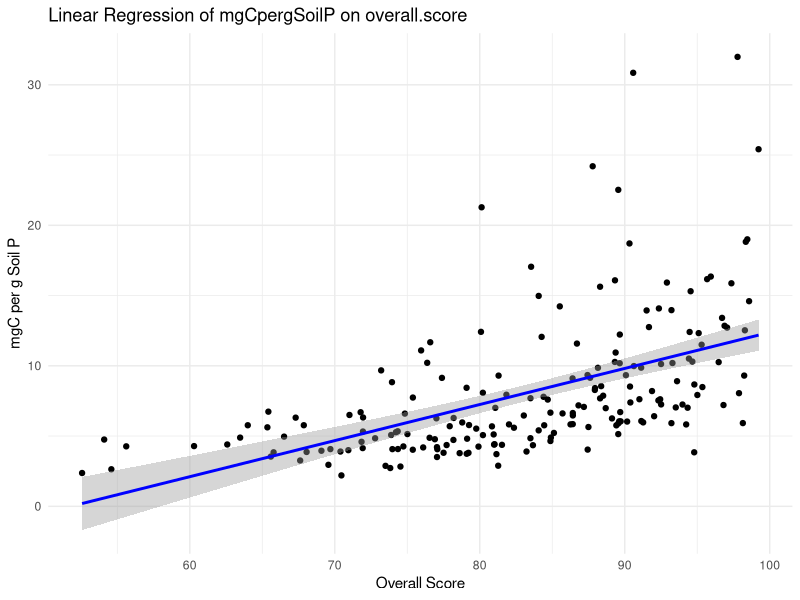
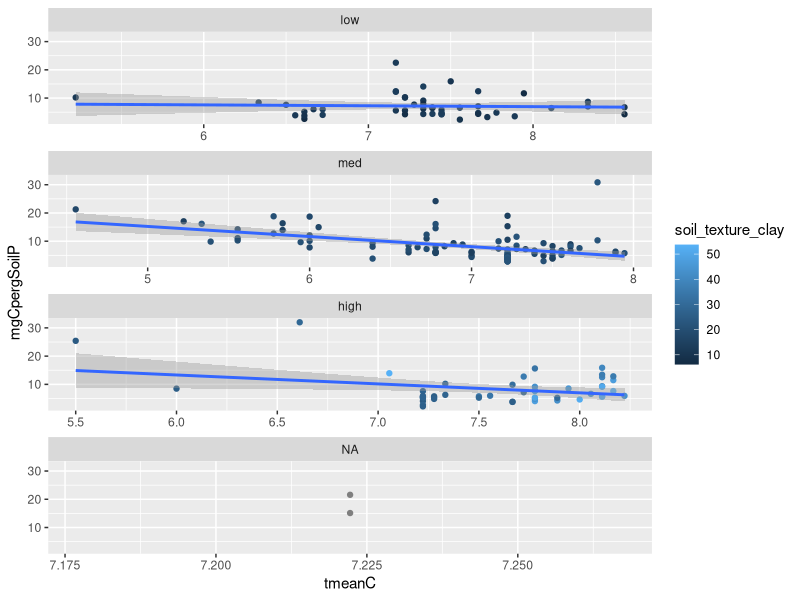
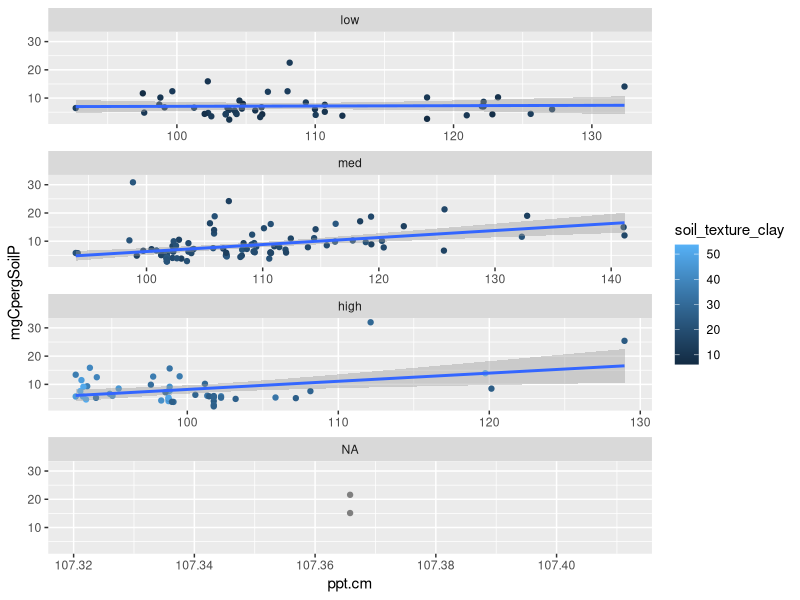
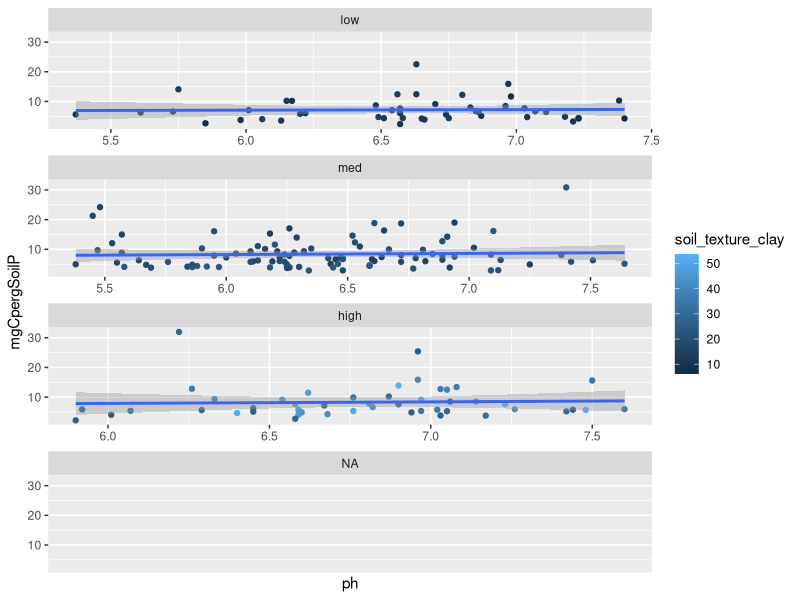
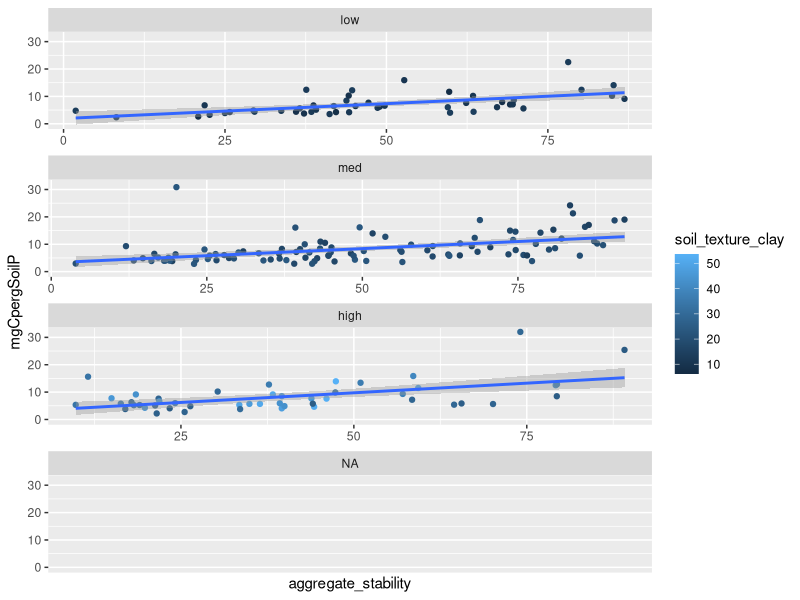
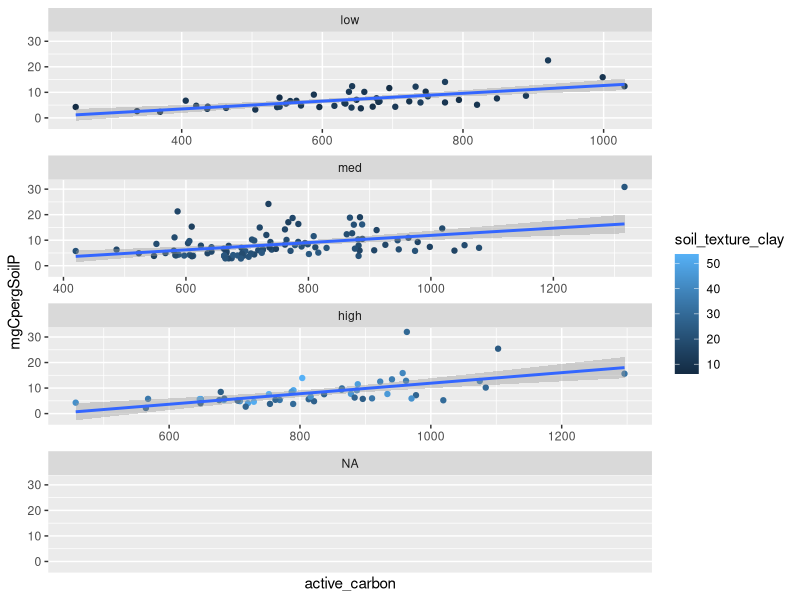
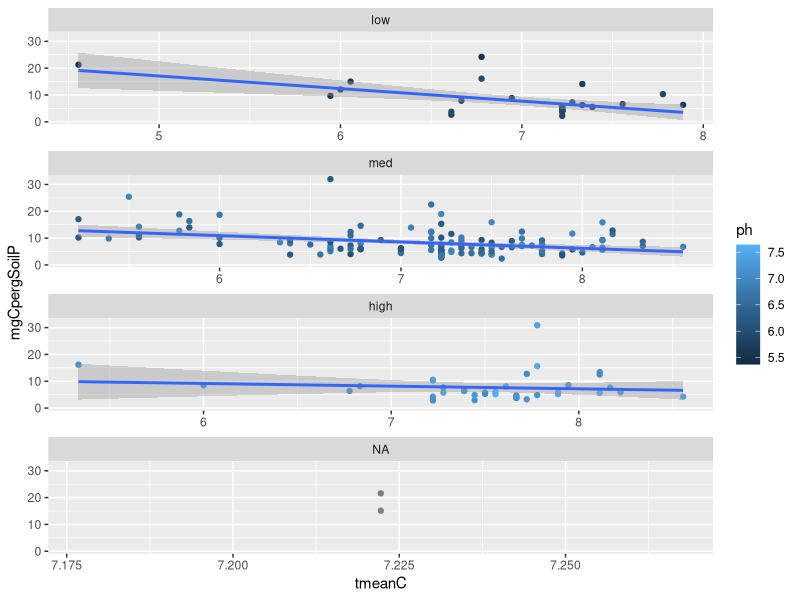
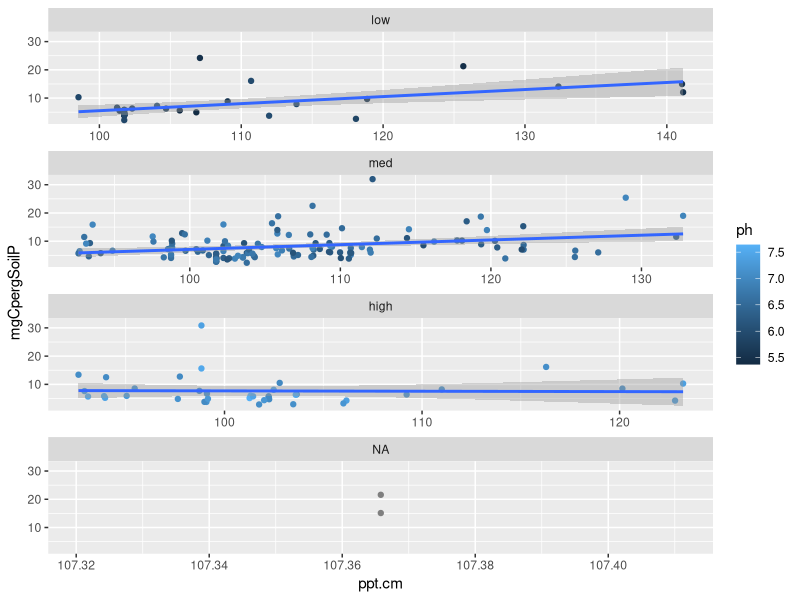

Write R code to recreate these figures, in order. (Note: this script raises an error after producing the figures.)
#Analyzing data and building linear models with mgPOM as response variable

#setwd("/Users/f003833/Documents/GitHub/FracFarmVT") #caitlin
setwd("C:/Users/F004SPC/Documents/GitHub/FracFarmVT") #erin

#load your libraries
library(tidyverse)
library(ggplot2)
library(dplyr)
library(corrplot)
library(emmeans)
library(nlme)
library(ggeffects)

##call in the analytical data
data <- read.csv("data.csv")
View(data)

#soil heath regression

# Perform linear regression
regression_model <- lm(mgCpergSoilP ~ overall.score, data = data)

# Summarize the regression model
summary(regression_model)

# Create a plot with the regression line
ggplot(data, aes(x = overall.score, y = mgCpergSoilP)) +
  geom_point() +
  geom_smooth(method = "lm", col = "blue") +
  labs(title = "Linear Regression of mgCpergSoilP on overall.score",
       x = "Overall Score",
       y = "mgC per g Soil P") +
  theme_minimal()



#view na for ph: Z1, Z2 are truly NA
missing_ph <- subset(data, is.na(ph) | ph == "")
missing_field_codes <- missing_ph$Field_Code
print(missing_field_codes)

missing_mgCpergSoilP <- subset(data, is.na(mgCpergSoilP) | mgCpergSoilP == "")
missing_field_codes <- missing_mgCpergSoilP$Field_Code
print(missing_field_codes)

#First, graphically explore relationships among independent variables to look for interactions


data <- data %>% 
  mutate(claycategory=cut(soil_texture_clay, breaks=c(-Inf, 14, 24, Inf), labels=c("low","med", "high")))

ggplot(data=data, aes(x=tmeanC, y=mgCpergSoilP, col=soil_texture_clay))+ 
  geom_point()+
  geom_smooth(method=lm)+
  facet_wrap(~ claycategory, ncol=1, scales="free_x")

data <- data %>% 
  mutate(claycategory=cut(soil_texture_clay, breaks=c(-Inf, 14, 24, Inf), labels=c("low","med", "high")))

ggplot(data=data, aes(x=ppt.cm, y=mgCpergSoilP, col=soil_texture_clay))+ 
  geom_point()+
  geom_smooth(method=lm)+
  facet_wrap(~ claycategory, ncol=1, scales="free_x")

data <- data %>% 
  mutate(claycategory=cut(soil_texture_clay, breaks=c(-Inf, 14, 24, Inf), labels=c("low","med", "high")))

ggplot(data=data, aes(x=ph, y=mgCpergSoilP, col=soil_texture_clay))+ 
  geom_point()+
  geom_smooth(method=lm)+
  facet_wrap(~ claycategory, ncol=1, scales="free_x")

data <- data %>% 
  mutate(claycategory=cut(soil_texture_clay, breaks=c(-Inf, 14, 24, Inf), labels=c("low","med", "high")))

ggplot(data=data, aes(x=aggregate_stability, y=mgCpergSoilP, col=soil_texture_clay))+ 
  geom_point()+
  geom_smooth(method=lm)+
  facet_wrap(~ claycategory, ncol=1, scales="free_x")

data <- data %>% 
  mutate(claycategory=cut(soil_texture_clay, breaks=c(-Inf, 14, 24, Inf), labels=c("low","med", "high")))

ggplot(data=data, aes(x=active_carbon, y=mgCpergSoilP, col=soil_texture_clay))+ 
  geom_point()+
  geom_smooth(method=lm)+
  facet_wrap(~ claycategory, ncol=1, scales="free_x")

#more interactions with ph
summary(data$ph)

data <- data %>% 
  mutate(phcategory=cut(ph, breaks=c(-Inf,6,7, Inf), labels=c("low","med","high")))

ggplot(data=data, aes(x=tmeanC, y=mgCpergSoilP, col=ph))+ 
  geom_point()+
  geom_smooth(method=lm)+
  facet_wrap(~ phcategory, ncol=1, scales="free_x")

data <- data %>% 
  mutate(phcategory=cut(ph, breaks=c(-Inf,6,7, Inf), labels=c("low","med","high")))

ggplot(data=data, aes(x=ppt.cm, y=mgCpergSoilP, col=ph))+ 
  geom_point()+
  geom_smooth(method=lm)+
  facet_wrap(~ phcategory, ncol=1, scales="free_x")

data <- data %>% 
  mutate(phcategory=cut(ph, breaks=c(-Inf,6,7, Inf), labels=c("low","med","high")))

ggplot(data=data, aes(x=aggregate_stability, y=mgCpergSoilP, col=ph))+ 
  geom_point()+
  geom_smooth(method=lm)+
  facet_wrap(~ phcategory, ncol=1, scales="free_x")

data <- data %>% 
  mutate(phcategory=cut(ph, breaks=c(-Inf,6,7, Inf), labels=c("low","med","high")))

ggplot(data=data, aes(x=soil_texture_clay, y=mgCpergSoilP, col=ph))+ 
  geom_point()+
  geom_smooth(method=lm)+
  facet_wrap(~ phcategory, ncol=1, scales="free_x")

data <- data %>% 
  mutate(phcategory=cut(ph, breaks=c(-Inf,6,7, Inf), labels=c("low","med","high")))

ggplot(data=data, aes(x=active_carbon, y=mgCpergSoilP, col=ph))+ 
  geom_point()+
  geom_smooth(method=lm)+
  facet_wrap(~ phcategory, ncol=1, scales="free_x")

#interactions with ppt

data <- data %>% 
  mutate(pptcategory=cut(ppt.cm, breaks=c(-Inf,101.4, 110.0, Inf), labels=c("low","med","high")))

ggplot(data=data, aes(x=tmeanC, y=mgCpergSoilP, col=ppt.cm))+ 
  geom_point()+
  geom_smooth(method=lm)+
  facet_wrap(~ pptcategory, ncol=1, scales="free_x")


data <- data %>% 
  mutate(pptcategory=cut(ppt.cm, breaks=c(-Inf,101.4, 110.0, Inf), labels=c("low","med","high")))

ggplot(data=data, aes(x=aggregate_stability, y=mgCpergSoilP, col=ppt.cm))+ 
  geom_point()+
  geom_smooth(method=lm)+
  facet_wrap(~ pptcategory, ncol=1, scales="free_x")

summary(data$ppt.cm)
data <- data %>% 
  mutate(pptcategory=cut(ppt.cm, breaks=c(-Inf,101.4, 110.0, Inf), labels=c("low","med","high")))

ggplot(data=data, aes(x=tmeanC, y=mgCpergSoilP, col=ppt.cm))+ 
  geom_point()+
  geom_smooth(method=lm)+
  facet_wrap(~ pptcategory, ncol=1, scales="free_x")


data <- data %>% 
  mutate(pptcategory=cut(ppt.cm, breaks=c(-Inf,101.4, 110.0, Inf), labels=c("low","med","high")))

ggplot(data=data, aes(x=active_carbon, y=mgCpergSoilP, col=ppt.cm))+ 
  geom_point()+
  geom_smooth(method=lm)+
  facet_wrap(~ pptcategory, ncol=1, scales="free_x")

#interactions with aggregate stability
summary(data$aggregate_stability)

data <- data %>% 
  mutate(agStcategory=cut(aggregate_stability, breaks=c(-Inf,29.3, 65.6, Inf), labels=c("low","med","high")))

ggplot(data=data, aes(x=ph, y=mgCpergSoilP, col=aggregate_stability))+ 
  geom_point()+
  geom_smooth(method=lm)+
  facet_wrap(~ agStcategory, ncol=1, scales="free_x")

data <- data %>% 
  mutate(agStcategory=cut(aggregate_stability, breaks=c(-Inf,29.3, 65.6, Inf), labels=c("low","med","high")))

ggplot(data=data, aes(x=ppt.cm, y=mgCpergSoilP, col=aggregate_stability))+ 
  geom_point()+
  geom_smooth(method=lm)+
  facet_wrap(~ agStcategory, ncol=1, scales="free_x")

data <- data %>% 
  mutate(agStcategory=cut(aggregate_stability, breaks=c(-Inf,29.3, 65.6, Inf), labels=c("low","med","high")))

ggplot(data=data, aes(x=tmeanC, y=mgCpergSoilP, col=aggregate_stability))+ 
  geom_point()+
  geom_smooth(method=lm)+
  facet_wrap(~ agStcategory, ncol=1, scales="free_x")

data <- data %>% 
  mutate(agStcategory=cut(aggregate_stability, breaks=c(-Inf,29.3, 65.6, Inf), labels=c("low","med","high")))

ggplot(data=data, aes(x=soil_texture_clay, y=mgCpergSoilP, col=aggregate_stability))+ 
  geom_point()+
  geom_smooth(method=lm)+
  facet_wrap(~ agStcategory, ncol=1, scales="free_x")

data <- data %>% 
  mutate(agStcategory=cut(aggregate_stability, breaks=c(-Inf,29.3, 65.6, Inf), labels=c("low","med","high")))

ggplot(data=data, aes(x=active_carbon, y=mgCpergSoilP, col=aggregate_stability))+ 
  geom_point()+
  geom_smooth(method=lm)+
  facet_wrap(~ agStcategory, ncol=1, scales="free_x")

#tmeanC and active carbon
summary(data$tmeanC)

data <- data %>% 
  mutate(tmeanCcategory=cut(tmeanC, breaks=c(-Inf,6.8, 7.6, Inf), labels=c("low","med","high")))

ggplot(data=data, aes(x=active_carbon, y=mgCpergSoilP, col=tmeanC))+ 
  geom_point()+
  geom_smooth(method=lm)+
  facet_wrap(~ tmeanCcategory, ncol=1, scales="free_x")

#Models
#Correlation plot
cordata <- cor(data[,c("mgCpergSoilP","ph","ppt.cm","tmeanC","aggregate_stability","soil_texture_clay","active_carbon")], use="pairwise.complete.obs", method="pearson")
corrplot(cordata)

##Linear Mixed Model for dependent variable (mgCpergSoilP)
#test without random effect, because only one value per field

m1P=gls(mgCpergSoilP~ppt.cm*tmeanC+soil_texture_clay+
          aggregate_stability+active_carbon+ 
          ph, data=data, na.action=na.exclude, method="ML")
summary(m1P)

m2P=gls(mgCpergSoilP~ppt.cm*tmeanC+soil_texture_clay+
          +aggregate_stability+active_carbon, data=data, na.action=na.exclude, method="ML")
summary(m2P)
anova(m1P, m2P)

m3P=gls(mgCpergSoilP~ppt.cm*tmeanC
           +aggregate_stability+active_carbon 
        , data=data, na.action=na.exclude, method="ML")
summary(m3P)
anova(m2P,m3P)

#check assumptions, distrubution of residuals
#final model should use REML
m3P=gls(mgCpergSoilP~ppt.cm*tmeanC
        +aggregate_stability+active_carbon,
        data=data, na.action=na.exclude, method="REML") 
summary(m3P)

F_Final <- fitted(m3P)
R_Final <- residuals(m3P, type = "pearson", scaled = TRUE)
N = !is.na(data$mgCpergSoilP)
Rfull <- NA
Rfull[N] <- R_Final
op <- par(mfrow = c(2,2), mar = c(5,4,1,1))  
plot(F_Final, R_Final)
hist(Rfull)
plot(Rfull ~ data$aggregate_stability)
plot(Rfull ~ data$soil_texture_clay)
plot(Rfull ~ data$active_carbon)
plot(Rfull ~ data$tmeanC)
plot(Rfull ~ data$ppt.cm)
plot(Rfull ~ data$ph)
par(op)

#partial residuals to test that the relationship is linear
#do these for each of the significant predictors (do green and red lines match?)

op <- par(mfrow = c(2,2), mar = c(5,4,1,1)) #this makes it so all the graphs are plotted in the same window (a 2 x 2 grid)

ppt.cm.c <- summary(m3P)$coefficients[2] #predictor coefficient
ppt.cm.pr <- Rfull + ppt.cm.c*data$ppt.cm  #Residuals + pred coef * predictor value
{scatter.smooth(data$ppt.cm, ppt.cm.pr, 
                lpars = list(col = "green", lwd = 3, lty = 3)) #residual loess
  abline(lm(ppt.cm.c*data$ppt.cm ~ data$ppt.cm), col = "red")} 

soil_texture_clay.c <- summary(m3P)$coefficients[3] #predictor coefficient
soil_texture_clay.pr <- Rfull + soil_texture_clay.c*data$soil_texture_clay  #Residuals + pred coef * predictor value
{scatter.smooth(data$soil_texture_clay, soil_texture_clay.pr, 
                lpars = list(col = "green", lwd = 3, lty = 3)) #residual loess
  abline(lm(soil_texture_clay.c*data$soil_texture_clay ~ data$soil_texture_clay), col = "red")} 

aggregate_stability.c <- summary(m3P)$coefficients[5] #predictor coefficient
aggregate_stability.pr <- Rfull + aggregate_stability.c*data$aggregate_stability  #Residuals + pred coef * predictor value
{scatter.smooth(data$aggregate_stability, aggregate_stability.pr, 
                lpars = list(col = "green", lwd = 3, lty = 3)) #residual loess
  abline(lm(aggregate_stability.c*data$aggregate_stability ~ data$aggregate_stability), col = "red")} 

active_carbon.c <- summary(m3P)$coefficients[6] #predictor coefficient
active_carbon.pr <- Rfull + active_carbon.c*data$active_carbon  #Residuals + pred coef * predictor value
{scatter.smooth(data$active_carbon, active_carbon.pr, 
                lpars = list(col = "green", lwd = 3, lty = 3)) #residual loess
  abline(lm(active_carbon.c*data$active_carbon ~ data$active_carbon), col = "red")} 

par(op)

#Visualize significant relationships

#own_theme below sets ggplot parameters for how plots should look. 
own_theme <- theme_bw(base_size = 11) +
  theme(rect = element_blank(),
        axis.ticks = element_line(color = "black"),
        axis.text = element_text(color = "black"),
        axis.line = element_line(color = "black"),
        panel.grid.minor = element_blank())

#ppt and tmeanC, option 1
summary(data$ppt.cm)
summary(data$tmeanC)

pred_pptC <- ggpredict(m3P, terms = c("ppt.cm", "tmeanC[6.8,7.5]"))
pred_pptC$tmean_group <- pred_pptC$group
levels(pred_pptC$tmean_group) <- c("low (4.5-7.2)",  
                                   "high (7.2-8.6)")
data <- data %>%
  drop_na(tmeanC) %>% 
  dplyr::mutate(tmean_group = cut(tmeanC, breaks = c(4.5,7.2,8.6)))

levels(data$tmean_group) <- c("low (4.5-7.2)",  
                              "high (7.2-8.6)")

mgPOM_pptC <-data %>% 
  ggplot() +
  geom_point(aes(x = ppt.cm, y = mgCpergSoilP, col = tmean_group), #plot your data
             size = 1.5, alpha = 0.5) +
  geom_line(pred_pptC, mapping = aes(x=x, y=predicted, col = tmean_group), #plot the model's prediction (based on linear )
            lwd = 1) +
  own_theme+
  #theme(legend.position = "none") +
  scale_y_continuous(expression("mg C in POM per g soil")) +
  scale_x_continuous(expression("Mean Annual Precipitation (cm)"),
                     label = scales::comma) +
  scale_color_manual(values = c("blue", "red")) # adjust colors if needed

mgPOM_pptC

ggsave("mgPOM_ppt_tmeanC.jpeg", width = 4, height = 3)


#ppt and tmeanC, option 2
summary(data$ppt.cm)
pred_tmeanppt <- ggpredict(m3P, terms = c("tmeanC","ppt.cm[101,110]"))
pred_tmeanppt$ppt_group <- pred_tmeanppt$group
levels(pred_tmeanppt$ppt_group) <- c("low (92-104)",  
                                   "high (104-142)")

data <- data %>%
  drop_na(ppt.cm) %>% 
   dplyr::mutate(ppt_group = cut(ppt.cm, breaks = c(92,104,142)))

 levels(data$ppt_group) <- c("low (92-104)",  
                            "high (104-142)")
 mgPOM_tmeanppt <-data %>% 
   ggplot() +
   geom_point(aes(x = tmeanC, y = mgCpergSoilP, col = ppt_group), #plot your data
              size = 1.5, alpha = 0.5) +
   geom_line(pred_tmeanppt, mapping = aes(x=x, y=predicted, col = ppt_group), #plot the model's prediction (based on linear )
             lwd = 1) +
   own_theme+
   #theme(legend.position = "none") +
   scale_y_continuous(expression("mg C in POM per g soil")) +
   scale_x_continuous(expression("Mean Annual Temperature(C)"),
                      label = scales::comma) +
   scale_color_manual(values = c("blue", "red")) # adjust colors if needed
 
 mgPOM_tmeanppt

#for agg stability 
pred_aggregate_stability <- ggpredict(m3P, terms = c("aggregate_stability"))
mgPOM_aggregate_stability <-data %>% 
  ggplot() +
  geom_point(aes(x = aggregate_stability, y = mgCpergSoilP), #plot your data
             size = 1.5, alpha = 0.5) +
  geom_line(pred_aggregate_stability, mapping = aes(x=x, y=predicted), #plot the model's prediction (based on linear )
            lwd = 1) +
  own_theme+
  theme(legend.position = "none") +
  scale_y_continuous(expression("mg C in POM per g soil"))+
  scale_x_continuous(expression("aggregate stability"),
                     label = scales::comma) 

mgPOM_aggregate_stability
ggsave("mgPOM_aggregate_stability.jpeg", width = 4, height = 3)

#Active Carbon
pred_active_carbon <- ggpredict(m3P, terms = c("active_carbon"))
mgPOM_active_carbon <-data %>% 
  ggplot() +
  geom_point(aes(x = active_carbon, y = mgCpergSoilP), #plot your data
             size = 1.5, alpha = 0.5) +
  geom_line(pred_active_carbon, mapping = aes(x=x, y=predicted), #plot the model's prediction (based on linear )
            lwd = 1) +
  own_theme+
  theme(legend.position = "none") +
  scale_y_continuous(expression("mg C in POM per g soil"))+
  scale_x_continuous(expression("active carbon"),
                     label = scales::comma) 

mgPOM_active_carbon

#ppt on own
pred_ppt <- ggpredict(m3P, terms = c("ppt.cm"))
mgPOM_ppt <-data %>% 
  ggplot() +
  geom_point(aes(x = ppt.cm, y = mgCpergSoilP), #plot your data
             size = 1.5, alpha = 0.5) +
  geom_line(pred_ppt, mapping = aes(x=x, y=predicted), #plot the model's prediction (based on linear )
            lwd = 1) +
  own_theme+
  theme(legend.position = "none") +
  scale_y_continuous(expression("mg C in POM per g soil"))+
  scale_x_continuous(expression("mean annual precipitation (cm)"),
                     label = scales::comma) 

mgPOM_ppt

#tmeanC on own
pred_temp <- ggpredict(m3P, terms = c("tmeanC"))
mgPOM_temp <-data %>% 
  ggplot() +
  geom_point(aes(x = tmeanC, y = mgCpergSoilP), #plot your data
             size = 1.5, alpha = 0.5) +
  geom_line(pred_temp, mapping = aes(x=x, y=predicted), #plot the model's prediction (based on linear )
            lwd = 1) +
  own_theme+
  theme(legend.position = "none") +
  scale_y_continuous(expression("mg C in POM per g soil"))+
  scale_x_continuous(expression("mean annual temperature (C)"),
                     label = scales::comma) 

mgPOM_temp


# Define the rsquared_gls function for model m3P
rsquared_gls_m3P <- function(model) {
  # Extract fitted values
  fitted_values <- fitted(model)
  
  # Extract response variable name
  response_variable <- as.character(formula(model)[[2]])
  
  # Extract response values from the original dataset used in the model fitting
  response_values <- model$data[[response_variable]]
  
  # Ensure the response variable is numeric
  if (!is.numeric(response_values)) {
    response_values <- as.numeric(as.character(response_values))
  }
  
  # Debugging: Print initial response values and fitted values
  cat("Initial response values:\n")
  print(response_values)
  cat("Fitted values:\n")
  print(fitted_values)
  
  # Ensure no NA values are in the response values or fitted values
  valid_indices <- !is.na(response_values) & !is.na(fitted_values)
  response_values <- response_values[valid_indices]
  fitted_values <- fitted_values[valid_indices]
  
  # Debugging: Print cleaned response values and fitted values
  cat("Cleaned response values:\n")
  print(response_values)
  cat("Fitted values:\n")
  print(fitted_values)
  
  # Verify lengths of response values and fitted values
  if (length(response_values) != length(fitted_values)) {
    stop("Length mismatch between response values and fitted values")
  }
  
  # Calculate residuals
  residuals <- response_values - fitted_values
  
  # Calculate the sum of squared residuals
  ss_res <- sum(residuals^2)
  
  # Calculate the total sum of squares
  ss_tot <- sum((response_values - mean(response_values))^2)
  
  # Debugging: Print sum of squared residuals and total sum of squares
  cat("SS_res:", ss_res, "\n")
  cat("SS_tot:", ss_tot, "\n")
  
  # Check for zero variance in response values
  if (ss_tot == 0) {
    warning("Total sum of squares is zero, resulting in NaN R-squared")
    return(NaN)
  }
  
  # Calculate R-squared
  rsq <- 1 - (ss_res / ss_tot)
  
  return(rsq)
}

# Calculate and print R-squared for model m3P
rsquared_value_m3P <- rsquared_gls_m3P(m3P)
print(rsquared_value_m3P)
